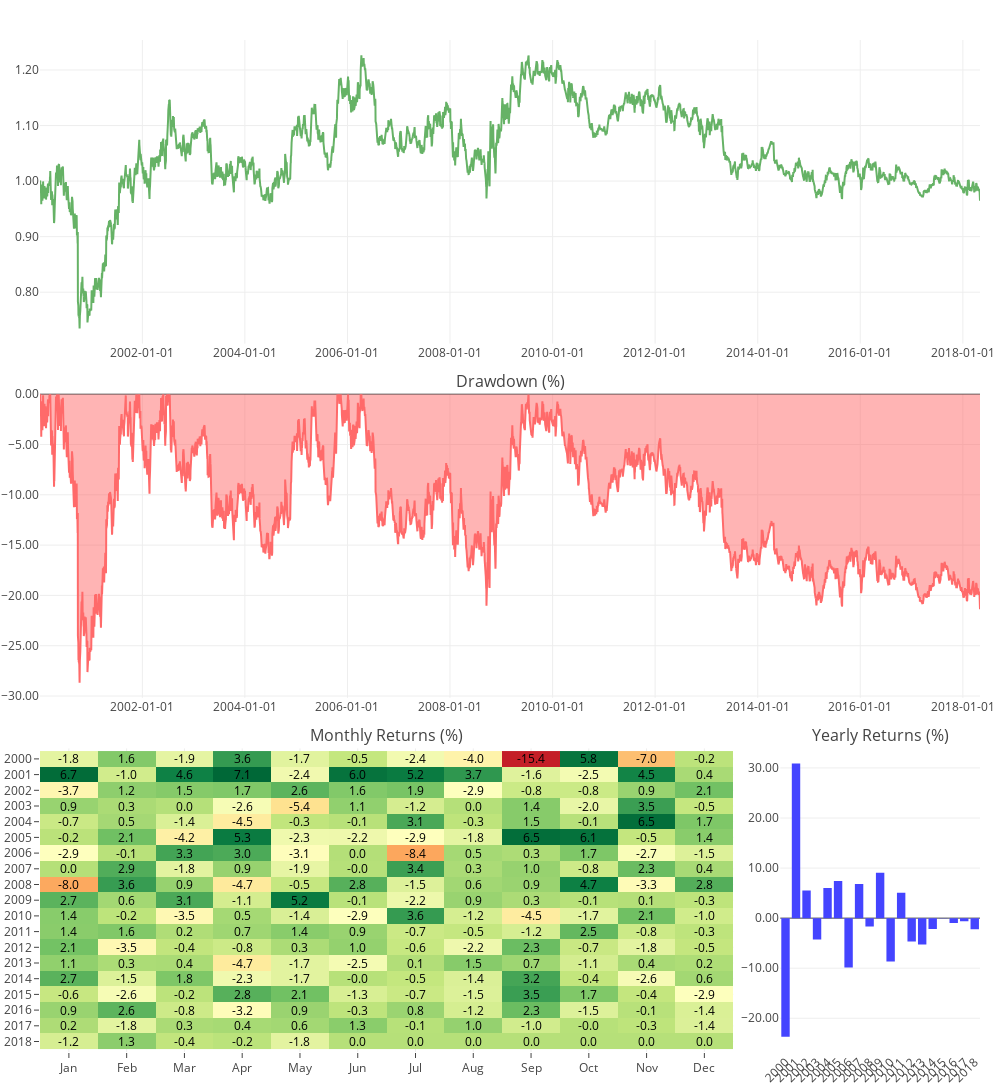

The cell this chart's notebook holds for it:
### Markdown cell above
## Tearsheet & Statistics

### Code cell
plo.iplot(ots.create_figure(returns, symbols))

### Figure 1 — Plotly figure (JSON) as saved in the notebook; plotly's stock layout.template omitted (floating-point values rounded to 4 significant figures; data arrays with more than 128 entries replaced by an {"elided": "..."} marker saying what was removed)
{"data": [{"line": {"color": "#66B266", "width": 2}, "name": "", "type": "scatter", "x": {"elided": "4611 str values"}, "xaxis": "x1", "y": {"elided": "4611 float values"}, "yaxis": "y1"}, {"fill": "tonexty", "line": {"color": "#FF6A6A", "width": 2}, "name": "", "type": "scatter", "x": {"elided": "4611 str values"}, "xaxis": "x2", "y": {"elided": "4611 float values"}, "yaxis": "y2"}, {"colorscale": [[0, "#C41E27"], [0.1111, "#EA5739"], [0.2222, "#FA9B58"], [0.3333, "#FCAA5F"], [0.4444, "#FEE28F"], [0.5556, "#FEFFBE"], [0.6667, "#C3E67D"], [0.7778, "#73C264"], [0.8889, "#0E8245"], [1, "#006837"]], "hoverinfo": "text", "name": "", "showscale": false, "text": {"elided": "19x12 str values"}, "type": "heatmap", "x": ["Jan", "Feb", "Mar", "Apr", "May", "Jun", "Jul", "Aug", "Sep", "Oct", "Nov", "Dec"], "xaxis": "x3", "y": [2000, 2001, 2002, 2003, 2004, 2005, 2006, 2007, 2008, 2009, 2010, 2011, 2012, 2013, 2014, 2015, 2016, 2017, 2018], "yaxis": "y3", "z": {"elided": "19x12 float values"}}, {"marker": {"color": "#44F"}, "name": "", "type": "bar", "x": [2000, 2001, 2002, 2003, 2004, 2005, 2006, 2007, 2008, 2009, 2010, 2011, 2012, 2013, 2014, 2015, 2016, 2017, 2018], "xaxis": "x4", "y": [-23.71, 30.87, 5.529, -4.276, 5.999, 7.402, -9.865, 6.816, -1.679, 9.072, -8.686, 5.063, -4.645, -5.282, -2.172, -0.07027, -0.9633, -0.5982, -2.224], "yaxis": "y4"}], "layout": {"annotations": [{"font": {"size": 16}, "showarrow": false, "text": "Drawdown (%)", "x": 0.5, "xanchor": "center", "xref": "paper", "y": 0.65, "yanchor": "bottom", "yref": "paper"}, {"font": {"size": 16}, "showarrow": false, "text": "Monthly Returns (%)", "x": 0.3688, "xanchor": "center", "xref": "paper", "y": 0.3, "yanchor": "bottom", "yref": "paper"}, {"font": {"size": 16}, "showarrow": false, "text": "Yearly Returns (%)", "x": 0.8938, "xanchor": "center", "xref": "paper", "y": 0.3, "yanchor": "bottom", "yref": "paper"}, {"font": {"color": "#000"}, "showarrow": false, "text": "-1.8", "x": 0, "xref": "x3", "y": 2000, "yref": "y3"}, {"font": {"color": "#000"}, "showarrow": false, "text": "1.6", "x": 1, "xref": "x3", "y": 2000, "yref": "y3"}, {"font": {"color": "#000"}, "showarrow": false, "text": "-1.9", "x": 2, "xref": "x3", "y": 2000, "yref": "y3"}, {"font": {"color": "#000"}, "showarrow": false, "text": "3.6", "x": 3, "xref": "x3", "y": 2000, "yref": "y3"}, {"font": {"color": "#000"}, "showarrow": false, "text": "-1.7", "x": 4, "xref": "x3", "y": 2000, "yref": "y3"}, {"font": {"color": "#000"}, "showarrow": false, "text": "-0.5", "x": 5, "xref": "x3", "y": 2000, "yref": "y3"}, {"font": {"color": "#000"}, "showarrow": false, "text": "-2.4", "x": 6, "xref": "x3", "y": 2000, "yref": "y3"}, {"font": {"color": "#000"}, "showarrow": false, "text": "-4.0", "x": 7, "xref": "x3", "y": 2000, "yref": "y3"}, {"font": {"color": "#000"}, "showarrow": false, "text": "-15.4", "x": 8, "xref": "x3", "y": 2000, "yref": "y3"}, {"font": {"color": "#000"}, "showarrow": false, "text": "5.8", "x": 9, "xref": "x3", "y": 2000, "yref": "y3"}, {"font": {"color": "#000"}, "showarrow": false, "text": "-7.0", "x": 10, "xref": "x3", "y": 2000, "yref": "y3"}, {"font": {"color": "#000"}, "showarrow": false, "text": "-0.2", "x": 11, "xref": "x3", "y": 2000, "yref": "y3"}, {"font": {"color": "#000"}, "showarrow": false, "text": "6.7", "x": 0, "xref": "x3", "y": 2001, "yref": "y3"}, {"font": {"color": "#000"}, "showarrow": false, "text": "-1.0", "x": 1, "xref": "x3", "y": 2001, "yref": "y3"}, {"font": {"color": "#000"}, "showarrow": false, "text": "4.6", "x": 2, "xref": "x3", "y": 2001, "yref": "y3"}, {"font": {"color": "#000"}, "showarrow": false, "text": "7.1", "x": 3, "xref": "x3", "y": 2001, "yref": "y3"}, {"font": {"color": "#000"}, "showarrow": false, "text": "-2.4", "x": 4, "xref": "x3", "y": 2001, "yref": "y3"}, {"font": {"color": "#000"}, "showarrow": false, "text": "6.0", "x": 5, "xref": "x3", "y": 2001, "yref": "y3"}, {"font": {"color": "#000"}, "showarrow": false, "text": "5.2", "x": 6, "xref": "x3", "y": 2001, "yref": "y3"}, {"font": {"color": "#000"}, "showarrow": false, "text": "3.7", "x": 7, "xref": "x3", "y": 2001, "yref": "y3"}, {"font": {"color": "#000"}, "showarrow": false, "text": "-1.6", "x": 8, "xref": "x3", "y": 2001, "yref": "y3"}, {"font": {"color": "#000"}, "showarrow": false, "text": "-2.5", "x": 9, "xref": "x3", "y": 2001, "yref": "y3"}, {"font": {"color": "#000"}, "showarrow": false, "text": "4.5", "x": 10, "xref": "x3", "y": 2001, "yref": "y3"}, {"font": {"color": "#000"}, "showarrow": false, "text": "0.4", "x": 11, "xref": "x3", "y": 2001, "yref": "y3"}, {"font": {"color": "#000"}, "showarrow": false, "text": "-3.7", "x": 0, "xref": "x3", "y": 2002, "yref": "y3"}, {"font": {"color": "#000"}, "showarrow": false, "text": "1.2", "x": 1, "xref": "x3", "y": 2002, "yref": "y3"}, {"font": {"color": "#000"}, "showarrow": false, "text": "1.5", "x": 2, "xref": "x3", "y": 2002, "yref": "y3"}, {"font": {"color": "#000"}, "showarrow": false, "text": "1.7", "x": 3, "xref": "x3", "y": 2002, "yref": "y3"}, {"font": {"color": "#000"}, "showarrow": false, "text": "2.6", "x": 4, "xref": "x3", "y": 2002, "yref": "y3"}, {"font": {"color": "#000"}, "showarrow": false, "text": "1.6", "x": 5, "xref": "x3", "y": 2002, "yref": "y3"}, {"font": {"color": "#000"}, "showarrow": false, "text": "1.9", "x": 6, "xref": "x3", "y": 2002, "yref": "y3"}, {"font": {"color": "#000"}, "showarrow": false, "text": "-2.9", "x": 7, "xref": "x3", "y": 2002, "yref": "y3"}, {"font": {"color": "#000"}, "showarrow": false, "text": "-0.8", "x": 8, "xref": "x3", "y": 2002, "yref": "y3"}, {"font": {"color": "#000"}, "showarrow": false, "text": "-0.8", "x": 9, "xref": "x3", "y": 2002, "yref": "y3"}, {"font": {"color": "#000"}, "showarrow": false, "text": "0.9", "x": 10, "xref": "x3", "y": 2002, "yref": "y3"}, {"font": {"color": "#000"}, "showarrow": false, "text": "2.1", "x": 11, "xref": "x3", "y": 2002, "yref": "y3"}, {"font": {"color": "#000"}, "showarrow": false, "text": "0.9", "x": 0, "xref": "x3", "y": 2003, "yref": "y3"}, {"font": {"color": "#000"}, "showarrow": false, "text": "0.3", "x": 1, "xref": "x3", "y": 2003, "yref": "y3"}, {"font": {"color": "#000"}, "showarrow": false, "text": "0.0", "x": 2, "xref": "x3", "y": 2003, "yref": "y3"}, {"font": {"color": "#000"}, "showarrow": false, "text": "-2.6", "x": 3, "xref": "x3", "y": 2003, "yref": "y3"}, {"font": {"color": "#000"}, "showarrow": false, "text": "-5.4", "x": 4, "xref": "x3", "y": 2003, "yref": "y3"}, {"font": {"color": "#000"}, "showarrow": false, "text": "1.1", "x": 5, "xref": "x3", "y": 2003, "yref": "y3"}, {"font": {"color": "#000"}, "showarrow": false, "text": "-1.2", "x": 6, "xref": "x3", "y": 2003, "yref": "y3"}, {"font": {"color": "#000"}, "showarrow": false, "text": "0.0", "x": 7, "xref": "x3", "y": 2003, "yref": "y3"}, {"font": {"color": "#000"}, "showarrow": false, "text": "1.4", "x": 8, "xref": "x3", "y": 2003, "yref": "y3"}, {"font": {"color": "#000"}, "showarrow": false, "text": "-2.0", "x": 9, "xref": "x3", "y": 2003, "yref": "y3"}, {"font": {"color": "#000"}, "showarrow": false, "text": "3.5", "x": 10, "xref": "x3", "y": 2003, "yref": "y3"}, {"font": {"color": "#000"}, "showarrow": false, "text": "-0.5", "x": 11, "xref": "x3", "y": 2003, "yref": "y3"}, {"font": {"color": "#000"}, "showarrow": false, "text": "-0.7", "x": 0, "xref": "x3", "y": 2004, "yref": "y3"}, {"font": {"color": "#000"}, "showarrow": false, "text": "0.5", "x": 1, "xref": "x3", "y": 2004, "yref": "y3"}, {"font": {"color": "#000"}, "showarrow": false, "text": "-1.4", "x": 2, "xref": "x3", "y": 2004, "yref": "y3"}, {"font": {"color": "#000"}, "showarrow": false, "text": "-4.5", "x": 3, "xref": "x3", "y": 2004, "yref": "y3"}, {"font": {"color": "#000"}, "showarrow": false, "text": "-0.3", "x": 4, "xref": "x3", "y": 2004, "yref": "y3"}, {"font": {"color": "#000"}, "showarrow": false, "text": "-0.1", "x": 5, "xref": "x3", "y": 2004, "yref": "y3"}, {"font": {"color": "#000"}, "showarrow": false, "text": "3.1", "x": 6, "xref": "x3", "y": 2004, "yref": "y3"}, {"font": {"color": "#000"}, "showarrow": false, "text": "-0.3", "x": 7, "xref": "x3", "y": 2004, "yref": "y3"}, {"font": {"color": "#000"}, "showarrow": false, "text": "1.5", "x": 8, "xref": "x3", "y": 2004, "yref": "y3"}, {"font": {"color": "#000"}, "showarrow": false, "text": "-0.1", "x": 9, "xref": "x3", "y": 2004, "yref": "y3"}, {"font": {"color": "#000"}, "showarrow": false, "text": "6.5", "x": 10, "xref": "x3", "y": 2004, "yref": "y3"}, {"font": {"color": "#000"}, "showarrow": false, "text": "1.7", "x": 11, "xref": "x3", "y": 2004, "yref": "y3"}, {"font": {"color": "#000"}, "showarrow": false, "text": "-0.2", "x": 0, "xref": "x3", "y": 2005, "yref": "y3"}, {"font": {"color": "#000"}, "showarrow": false, "text": "2.1", "x": 1, "xref": "x3", "y": 2005, "yref": "y3"}, {"font": {"color": "#000"}, "showarrow": false, "text": "-4.2", "x": 2, "xref": "x3", "y": 2005, "yref": "y3"}, {"font": {"color": "#000"}, "showarrow": false, "text": "5.3", "x": 3, "xref": "x3", "y": 2005, "yref": "y3"}, {"font": {"color": "#000"}, "showarrow": false, "text": "-2.3", "x": 4, "xref": "x3", "y": 2005, "yref": "y3"}, {"font": {"color": "#000"}, "showarrow": false, "text": "-2.2", "x": 5, "xref": "x3", "y": 2005, "yref": "y3"}, {"font": {"color": "#000"}, "showarrow": false, "text": "-2.9", "x": 6, "xref": "x3", "y": 2005, "yref": "y3"}, {"font": {"color": "#000"}, "showarrow": false, "text": "-1.8", "x": 7, "xref": "x3", "y": 2005, "yref": "y3"}, {"font": {"color": "#000"}, "showarrow": false, "text": "6.5", "x": 8, "xref": "x3", "y": 2005, "yref": "y3"}, {"font": {"color": "#000"}, "showarrow": false, "text": "6.1", "x": 9, "xref": "x3", "y": 2005, "yref": "y3"}, {"font": {"color": "#000"}, "showarrow": false, "text": "-0.5", "x": 10, "xref": "x3", "y": 2005, "yref": "y3"}, {"font": {"color": "#000"}, "showarrow": false, "text": "1.4", "x": 11, "xref": "x3", "y": 2005, "yref": "y3"}, {"font": {"color": "#000"}, "showarrow": false, "text": "-2.9", "x": 0, "xref": "x3", "y": 2006, "yref": "y3"}, {"font": {"color": "#000"}, "showarrow": false, "text": "-0.1", "x": 1, "xref": "x3", "y": 2006, "yref": "y3"}, {"font": {"color": "#000"}, "showarrow": false, "text": "3.3", "x": 2, "xref": "x3", "y": 2006, "yref": "y3"}, {"font": {"color": "#000"}, "showarrow": false, "text": "3.0", "x": 3, "xref": "x3", "y": 2006, "yref": "y3"}, {"font": {"color": "#000"}, "showarrow": false, "text": "-3.1", "x": 4, "xref": "x3", "y": 2006, "yref": "y3"}, {"font": {"color": "#000"}, "showarrow": false, "text": "0.0", "x": 5, "xref": "x3", "y": 2006, "yref": "y3"}, {"font": {"color": "#000"}, "showarrow": false, "text": "-8.4", "x": 6, "xref": "x3", "y": 2006, "yref": "y3"}, {"font": {"color": "#000"}, "showarrow": false, "text": "0.5", "x": 7, "xref": "x3", "y": 2006, "yref": "y3"}, {"font": {"color": "#000"}, "showarrow": false, "text": "0.3", "x": 8, "xref": "x3", "y": 2006, "yref": "y3"}, {"font": {"color": "#000"}, "showarrow": false, "text": "1.7", "x": 9, "xref": "x3", "y": 2006, "yref": "y3"}, {"font": {"color": "#000"}, "showarrow": false, "text": "-2.7", "x": 10, "xref": "x3", "y": 2006, "yref": "y3"}, {"font": {"color": "#000"}, "showarrow": false, "text": "-1.5", "x": 11, "xref": "x3", "y": 2006, "yref": "y3"}, {"font": {"color": "#000"}, "showarrow": false, "text": "0.0", "x": 0, "xref": "x3", "y": 2007, "yref": "y3"}, {"font": {"color": "#000"}, "showarrow": false, "text": "2.9", "x": 1, "xref": "x3", "y": 2007, "yref": "y3"}, {"font": {"color": "#000"}, "showarrow": false, "text": "-1.8", "x": 2, "xref": "x3", "y": 2007, "yref": "y3"}, {"font": {"color": "#000"}, "showarrow": false, "text": "0.9", "x": 3, "xref": "x3", "y": 2007, "yref": "y3"}, {"font": {"color": "#000"}, "showarrow": false, "text": "-1.9", "x": 4, "xref": "x3", "y": 2007, "yref": "y3"}, {"font": {"color": "#000"}, "showarrow": false, "text": "-0.0", "x": 5, "xref": "x3", "y": 2007, "yref": "y3"}, {"font": {"color": "#000"}, "showarrow": false, "text": "3.4", "x": 6, "xref": "x3", "y": 2007, "yref": "y3"}, {"font": {"color": "#000"}, "showarrow": false, "text": "0.3", "x": 7, "xref": "x3", "y": 2007, "yref": "y3"}, {"font": {"color": "#000"}, "showarrow": false, "text": "1.0", "x": 8, "xref": "x3", "y": 2007, "yref": "y3"}, {"font": {"color": "#000"}, "showarrow": false, "text": "-0.8", "x": 9, "xref": "x3", "y": 2007, "yref": "y3"}, {"font": {"color": "#000"}, "showarrow": false, "text": "2.3", "x": 10, "xref": "x3", "y": 2007, "yref": "y3"}, {"font": {"color": "#000"}, "showarrow": false, "text": "0.4", "x": 11, "xref": "x3", "y": 2007, "yref": "y3"}, {"font": {"color": "#000"}, "showarrow": false, "text": "-8.0", "x": 0, "xref": "x3", "y": 2008, "yref": "y3"}, {"font": {"color": "#000"}, "showarrow": false, "text": "3.6", "x": 1, "xref": "x3", "y": 2008, "yref": "y3"}, {"font": {"color": "#000"}, "showarrow": false, "text": "0.9", "x": 2, "xref": "x3", "y": 2008, "yref": "y3"}, {"font": {"color": "#000"}, "showarrow": false, "text": "-4.7", "x": 3, "xref": "x3", "y": 2008, "yref": "y3"}, {"font": {"color": "#000"}, "showarrow": false, "text": "-0.5", "x": 4, "xref": "x3", "y": 2008, "yref": "y3"}, {"font": {"color": "#000"}, "showarrow": false, "text": "2.8", "x": 5, "xref": "x3", "y": 2008, "yref": "y3"}, {"font": {"color": "#000"}, "showarrow": false, "text": "-1.5", "x": 6, "xref": "x3", "y": 2008, "yref": "y3"}, {"font": {"color": "#000"}, "showarrow": false, "text": "0.6", "x": 7, "xref": "x3", "y": 2008, "yref": "y3"}, {"font": {"color": "#000"}, "showarrow": false, "text": "0.9", "x": 8, "xref": "x3", "y": 2008, "yref": "y3"}, {"font": {"color": "#000"}, "showarrow": false, "text": "4.7", "x": 9, "xref": "x3", "y": 2008, "yref": "y3"}, {"font": {"color": "#000"}, "showarrow": false, "text": "-3.3", "x": 10, "xref": "x3", "y": 2008, "yref": "y3"}, {"font": {"color": "#000"}, "showarrow": false, "text": "2.8", "x": 11, "xref": "x3", "y": 2008, "yref": "y3"}, {"font": {"color": "#000"}, "showarrow": false, "text": "2.7", "x": 0, "xref": "x3", "y": 2009, "yref": "y3"}, {"font": {"color": "#000"}, "showarrow": false, "text": "0.6", "x": 1, "xref": "x3", "y": 2009, "yref": "y3"}, {"font": {"color": "#000"}, "showarrow": false, "text": "3.1", "x": 2, "xref": "x3", "y": 2009, "yref": "y3"}, {"font": {"color": "#000"}, "showarrow": false, "text": "-1.1", "x": 3, "xref": "x3", "y": 2009, "yref": "y3"}, {"font": {"color": "#000"}, "showarrow": false, "text": "5.2", "x": 4, "xref": "x3", "y": 2009, "yref": "y3"}, {"font": {"color": "#000"}, "showarrow": false, "text": "-0.1", "x": 5, "xref": "x3", "y": 2009, "yref": "y3"}, {"font": {"color": "#000"}, "showarrow": false, "text": "-2.2", "x": 6, "xref": "x3", "y": 2009, "yref": "y3"}, {"font": {"color": "#000"}, "showarrow": false, "text": "0.9", "x": 7, "xref": "x3", "y": 2009, "yref": "y3"}, {"font": {"color": "#000"}, "showarrow": false, "text": "0.3", "x": 8, "xref": "x3", "y": 2009, "yref": "y3"}, {"font": {"color": "#000"}, "showarrow": false, "text": "-0.1", "x": 9, "xref": "x3", "y": 2009, "yref": "y3"}, {"font": {"color": "#000"}, "showarrow": false, "text": "0.1", "x": 10, "xref": "x3", "y": 2009, "yref": "y3"}, {"font": {"color": "#000"}, "showarrow": false, "text": "-0.3", "x": 11, "xref": "x3", "y": 2009, "yref": "y3"}, {"font": {"color": "#000"}, "showarrow": false, "text": "1.4", "x": 0, "xref": "x3", "y": 2010, "yref": "y3"}, {"font": {"color": "#000"}, "showarrow": false, "text": "-0.2", "x": 1, "xref": "x3", "y": 2010, "yref": "y3"}, {"font": {"color": "#000"}, "showarrow": false, "text": "-3.5", "x": 2, "xref": "x3", "y": 2010, "yref": "y3"}, {"font": {"color": "#000"}, "showarrow": false, "text": "0.5", "x": 3, "xref": "x3", "y": 2010, "yref": "y3"}, {"font": {"color": "#000"}, "showarrow": false, "text": "-1.4", "x": 4, "xref": "x3", "y": 2010, "yref": "y3"}, {"font": {"color": "#000"}, "showarrow": false, "text": "-2.9", "x": 5, "xref": "x3", "y": 2010, "yref": "y3"}, {"font": {"color": "#000"}, "showarrow": false, "text": "3.6", "x": 6, "xref": "x3", "y": 2010, "yref": "y3"}, {"font": {"color": "#000"}, "showarrow": false, "text": "-1.2", "x": 7, "xref": "x3", "y": 2010, "yref": "y3"}, {"font": {"color": "#000"}, "showarrow": false, "text": "-4.5", "x": 8, "xref": "x3", "y": 2010, "yref": "y3"}, {"font": {"color": "#000"}, "showarrow": false, "text": "-1.7", "x": 9, "xref": "x3", "y": 2010, "yref": "y3"}, {"font": {"color": "#000"}, "showarrow": false, "text": "2.1", "x": 10, "xref": "x3", "y": 2010, "yref": "y3"}, {"font": {"color": "#000"}, "showarrow": false, "text": "-1.0", "x": 11, "xref": "x3", "y": 2010, "yref": "y3"}, {"font": {"color": "#000"}, "showarrow": false, "text": "1.4", "x": 0, "xref": "x3", "y": 2011, "yref": "y3"}, {"font": {"color": "#000"}, "showarrow": false, "text": "1.6", "x": 1, "xref": "x3", "y": 2011, "yref": "y3"}, {"font": {"color": "#000"}, "showarrow": false, "text": "0.2", "x": 2, "xref": "x3", "y": 2011, "yref": "y3"}, {"font": {"color": "#000"}, "showarrow": false, "text": "0.7", "x": 3, "xref": "x3", "y": 2011, "yref": "y3"}, {"font": {"color": "#000"}, "showarrow": false, "text": "1.4", "x": 4, "xref": "x3", "y": 2011, "yref": "y3"}, {"font": {"color": "#000"}, "showarrow": false, "text": "0.9", "x": 5, "xref": "x3", "y": 2011, "yref": "y3"}, {"font": {"color": "#000"}, "showarrow": false, "text": "-0.7", "x": 6, "xref": "x3", "y": 2011, "yref": "y3"}, {"font": {"color": "#000"}, "showarrow": false, "text": "-0.5", "x": 7, "xref": "x3", "y": 2011, "yref": "y3"}, {"font": {"color": "#000"}, "showarrow": false, "text": "-1.2", "x": 8, "xref": "x3", "y": 2011, "yref": "y3"}, {"font": {"color": "#000"}, "showarrow": false, "text": "2.5", "x": 9, "xref": "x3", "y": 2011, "yref": "y3"}, {"font": {"color": "#000"}, "showarrow": false, "text": "-0.8", "x": 10, "xref": "x3", "y": 2011, "yref": "y3"}, {"font": {"color": "#000"}, "showarrow": false, "text": "-0.3", "x": 11, "xref": "x3", "y": 2011, "yref": "y3"}, {"font": {"color": "#000"}, "showarrow": false, "text": "2.1", "x": 0, "xref": "x3", "y": 2012, "yref": "y3"}, {"font": {"color": "#000"}, "showarrow": false, "text": "-3.5", "x": 1, "xref": "x3", "y": 2012, "yref": "y3"}, {"font": {"color": "#000"}, "showarrow": false, "text": "-0.4", "x": 2, "xref": "x3", "y": 2012, "yref": "y3"}, {"font": {"color": "#000"}, "showarrow": false, "text": "-0.8", "x": 3, "xref": "x3", "y": 2012, "yref": "y3"}, {"font": {"color": "#000"}, "showarrow": false, "text": "0.3", "x": 4, "xref": "x3", "y": 2012, "yref": "y3"}, {"font": {"color": "#000"}, "showarrow": false, "text": "1.0", "x": 5, "xref": "x3", "y": 2012, "yref": "y3"}, {"font": {"color": "#000"}, "showarrow": false, "text": "-0.6", "x": 6, "xref": "x3", "y": 2012, "yref": "y3"}, {"font": {"color": "#000"}, "showarrow": false, "text": "-2.2", "x": 7, "xref": "x3", "y": 2012, "yref": "y3"}, {"font": {"color": "#000"}, "showarrow": false, "text": "2.3", "x": 8, "xref": "x3", "y": 2012, "yref": "y3"}, {"font": {"color": "#000"}, "showarrow": false, "text": "-0.7", "x": 9, "xref": "x3", "y": 2012, "yref": "y3"}, {"font": {"color": "#000"}, "showarrow": false, "text": "-1.8", "x": 10, "xref": "x3", "y": 2012, "yref": "y3"}, {"font": {"color": "#000"}, "showarrow": false, "text": "-0.5", "x": 11, "xref": "x3", "y": 2012, "yref": "y3"}, {"font": {"color": "#000"}, "showarrow": false, "text": "1.1", "x": 0, "xref": "x3", "y": 2013, "yref": "y3"}, {"font": {"color": "#000"}, "showarrow": false, "text": "0.3", "x": 1, "xref": "x3", "y": 2013, "yref": "y3"}, {"font": {"color": "#000"}, "showarrow": false, "text": "0.4", "x": 2, "xref": "x3", "y": 2013, "yref": "y3"}, {"font": {"color": "#000"}, "showarrow": false, "text": "-4.7", "x": 3, "xref": "x3", "y": 2013, "yref": "y3"}, {"font": {"color": "#000"}, "showarrow": false, "text": "-1.7", "x": 4, "xref": "x3", "y": 2013, "yref": "y3"}, {"font": {"color": "#000"}, "showarrow": false, "text": "-2.5", "x": 5, "xref": "x3", "y": 2013, "yref": "y3"}, {"font": {"color": "#000"}, "showarrow": false, "text": "0.1", "x": 6, "xref": "x3", "y": 2013, "yref": "y3"}, {"font": {"color": "#000"}, "showarrow": false, "text": "1.5", "x": 7, "xref": "x3", "y": 2013, "yref": "y3"}, {"font": {"color": "#000"}, "showarrow": false, "text": "0.7", "x": 8, "xref": "x3", "y": 2013, "yref": "y3"}, {"font": {"color": "#000"}, "showarrow": false, "text": "-1.1", "x": 9, "xref": "x3", "y": 2013, "yref": "y3"}, {"font": {"color": "#000"}, "showarrow": false, "text": "0.4", "x": 10, "xref": "x3", "y": 2013, "yref": "y3"}, {"font": {"color": "#000"}, "showarrow": false, "text": "0.2", "x": 11, "xref": "x3", "y": 2013, "yref": "y3"}, {"font": {"color": "#000"}, "showarrow": false, "text": "2.7", "x": 0, "xref": "x3", "y": 2014, "yref": "y3"}, {"font": {"color": "#000"}, "showarrow": false, "text": "-1.5", "x": 1, "xref": "x3", "y": 2014, "yref": "y3"}, {"font": {"color": "#000"}, "showarrow": false, "text": "1.8", "x": 2, "xref": "x3", "y": 2014, "yref": "y3"}, {"font": {"color": "#000"}, "showarrow": false, "text": "-2.3", "x": 3, "xref": "x3", "y": 2014, "yref": "y3"}, {"font": {"color": "#000"}, "showarrow": false, "text": "-1.7", "x": 4, "xref": "x3", "y": 2014, "yref": "y3"}, {"font": {"color": "#000"}, "showarrow": false, "text": "-0.0", "x": 5, "xref": "x3", "y": 2014, "yref": "y3"}, {"font": {"color": "#000"}, "showarrow": false, "text": "-0.5", "x": 6, "xref": "x3", "y": 2014, "yref": "y3"}, {"font": {"color": "#000"}, "showarrow": false, "text": "-1.4", "x": 7, "xref": "x3", "y": 2014, "yref": "y3"}, {"font": {"color": "#000"}, "showarrow": false, "text": "3.2", "x": 8, "xref": "x3", "y": 2014, "yref": "y3"}, {"font": {"color": "#000"}, "showarrow": false, "text": "-0.4", "x": 9, "xref": "x3", "y": 2014, "yref": "y3"}, {"font": {"color": "#000"}, "showarrow": false, "text": "-2.6", "x": 10, "xref": "x3", "y": 2014, "yref": "y3"}, {"font": {"color": "#000"}, "showarrow": false, "text": "0.6", "x": 11, "xref": "x3", "y": 2014, "yref": "y3"}, {"font": {"color": "#000"}, "showarrow": false, "text": "-0.6", "x": 0, "xref": "x3", "y": 2015, "yref": "y3"}, {"font": {"color": "#000"}, "showarrow": false, "text": "-2.6", "x": 1, "xref": "x3", "y": 2015, "yref": "y3"}, {"font": {"color": "#000"}, "showarrow": false, "text": "-0.2", "x": 2, "xref": "x3", "y": 2015, "yref": "y3"}, {"font": {"color": "#000"}, "showarrow": false, "text": "2.8", "x": 3, "xref": "x3", "y": 2015, "yref": "y3"}, {"font": {"color": "#000"}, "showarrow": false, "text": "2.1", "x": 4, "xref": "x3", "y": 2015, "yref": "y3"}, {"font": {"color": "#000"}, "showarrow": false, "text": "-1.3", "x": 5, "xref": "x3", "y": 2015, "yref": "y3"}, {"font": {"color": "#000"}, "showarrow": false, "text": "-0.7", "x": 6, "xref": "x3", "y": 2015, "yref": "y3"}, {"font": {"color": "#000"}, "showarrow": false, "text": "-1.5", "x": 7, "xref": "x3", "y": 2015, "yref": "y3"}, {"font": {"color": "#000"}, "showarrow": false, "text": "3.5", "x": 8, "xref": "x3", "y": 2015, "yref": "y3"}, {"font": {"color": "#000"}, "showarrow": false, "text": "1.7", "x": 9, "xref": "x3", "y": 2015, "yref": "y3"}, {"font": {"color": "#000"}, "showarrow": false, "text": "-0.4", "x": 10, "xref": "x3", "y": 2015, "yref": "y3"}, {"font": {"color": "#000"}, "showarrow": false, "text": "-2.9", "x": 11, "xref": "x3", "y": 2015, "yref": "y3"}, {"font": {"color": "#000"}, "showarrow": false, "text": "0.9", "x": 0, "xref": "x3", "y": 2016, "yref": "y3"}, {"font": {"color": "#000"}, "showarrow": false, "text": "2.6", "x": 1, "xref": "x3", "y": 2016, "yref": "y3"}, {"font": {"color": "#000"}, "showarrow": false, "text": "-0.8", "x": 2, "xref": "x3", "y": 2016, "yref": "y3"}, {"font": {"color": "#000"}, "showarrow": false, "text": "-3.2", "x": 3, "xref": "x3", "y": 2016, "yref": "y3"}, {"font": {"color": "#000"}, "showarrow": false, "text": "0.9", "x": 4, "xref": "x3", "y": 2016, "yref": "y3"}, {"font": {"color": "#000"}, "showarrow": false, "text": "-0.3", "x": 5, "xref": "x3", "y": 2016, "yref": "y3"}, {"font": {"color": "#000"}, "showarrow": false, "text": "0.8", "x": 6, "xref": "x3", "y": 2016, "yref": "y3"}, {"font": {"color": "#000"}, "showarrow": false, "text": "-1.2", "x": 7, "xref": "x3", "y": 2016, "yref": "y3"}, {"font": {"color": "#000"}, "showarrow": false, "text": "2.3", "x": 8, "xref": "x3", "y": 2016, "yref": "y3"}, {"font": {"color": "#000"}, "showarrow": false, "text": "-1.5", "x": 9, "xref": "x3", "y": 2016, "yref": "y3"}, {"font": {"color": "#000"}, "showarrow": false, "text": "-0.1", "x": 10, "xref": "x3", "y": 2016, "yref": "y3"}, {"font": {"color": "#000"}, "showarrow": false, "text": "-1.4", "x": 11, "xref": "x3", "y": 2016, "yref": "y3"}, {"font": {"color": "#000"}, "showarrow": false, "text": "0.2", "x": 0, "xref": "x3", "y": 2017, "yref": "y3"}, {"font": {"color": "#000"}, "showarrow": false, "text": "-1.8", "x": 1, "xref": "x3", "y": 2017, "yref": "y3"}, {"font": {"color": "#000"}, "showarrow": false, "text": "0.3", "x": 2, "xref": "x3", "y": 2017, "yref": "y3"}, {"font": {"color": "#000"}, "showarrow": false, "text": "0.4", "x": 3, "xref": "x3", "y": 2017, "yref": "y3"}, {"font": {"color": "#000"}, "showarrow": false, "text": "0.6", "x": 4, "xref": "x3", "y": 2017, "yref": "y3"}, {"font": {"color": "#000"}, "showarrow": false, "text": "1.3", "x": 5, "xref": "x3", "y": 2017, "yref": "y3"}, {"font": {"color": "#000"}, "showarrow": false, "text": "-0.1", "x": 6, "xref": "x3", "y": 2017, "yref": "y3"}, {"font": {"color": "#000"}, "showarrow": false, "text": "1.0", "x": 7, "xref": "x3", "y": 2017, "yref": "y3"}, {"font": {"color": "#000"}, "showarrow": false, "text": "-1.0", "x": 8, "xref": "x3", "y": 2017, "yref": "y3"}, {"font": {"color": "#000"}, "showarrow": false, "text": "-0.0", "x": 9, "xref": "x3", "y": 2017, "yref": "y3"}, {"font": {"color": "#000"}, "showarrow": false, "text": "-0.3", "x": 10, "xref": "x3", "y": 2017, "yref": "y3"}, {"font": {"color": "#000"}, "showarrow": false, "text": "-1.4", "x": 11, "xref": "x3", "y": 2017, "yref": "y3"}, {"font": {"color": "#000"}, "showarrow": false, "text": "-1.2", "x": 0, "xref": "x3", "y": 2018, "yref": "y3"}, {"font": {"color": "#000"}, "showarrow": false, "text": "1.3", "x": 1, "xref": "x3", "y": 2018, "yref": "y3"}, {"font": {"color": "#000"}, "showarrow": false, "text": "-0.4", "x": 2, "xref": "x3", "y": 2018, "yref": "y3"}, {"font": {"color": "#000"}, "showarrow": false, "text": "-0.2", "x": 3, "xref": "x3", "y": 2018, "yref": "y3"}, {"font": {"color": "#000"}, "showarrow": false, "text": "-1.8", "x": 4, "xref": "x3", "y": 2018, "yref": "y3"}, {"font": {"color": "#000"}, "showarrow": false, "text": "0.0", "x": 5, "xref": "x3", "y": 2018, "yref": "y3"}, {"font": {"color": "#000"}, "showarrow": false, "text": "0.0", "x": 6, "xref": "x3", "y": 2018, "yref": "y3"}, {"font": {"color": "#000"}, "showarrow": false, "text": "0.0", "x": 7, "xref": "x3", "y": 2018, "yref": "y3"}, {"font": {"color": "#000"}, "showarrow": false, "text": "0.0", "x": 8, "xref": "x3", "y": 2018, "yref": "y3"}, {"font": {"color": "#000"}, "showarrow": false, "text": "0.0", "x": 9, "xref": "x3", "y": 2018, "yref": "y3"}, {"font": {"color": "#000"}, "showarrow": false, "text": "0.0", "x": 10, "xref": "x3", "y": 2018, "yref": "y3"}, {"font": {"color": "#000"}, "showarrow": false, "text": "0.0", "x": 11, "xref": "x3", "y": 2018, "yref": "y3"}], "autosize": false, "height": 1200, "margin": {"b": 40, "l": 40, "r": 20, "t": 40}, "showlegend": false, "title": ["AAPL"], "width": 1000, "xaxis1": {"anchor": "y1", "domain": [0, 1], "tickformat": "%Y-%m-%d"}, "xaxis2": {"anchor": "y2", "domain": [0, 1], "tickformat": "%Y-%m-%d"}, "xaxis3": {"anchor": "y3", "domain": [0, 0.7375]}, "xaxis4": {"anchor": "y4", "domain": [0.7875, 1], "dtick": 1, "tickangle": -45}, "yaxis1": {"anchor": "x1", "domain": [0.7, 1], "tickformat": ".2f"}, "yaxis2": {"anchor": "x2", "domain": [0.35, 0.65], "tickformat": ".2f"}, "yaxis3": {"anchor": "x3", "autorange": "reversed", "domain": [0, 0.3], "dtick": 1}, "yaxis4": {"anchor": "x4", "domain": [0, 0.3], "tickformat": ".2f"}}}
